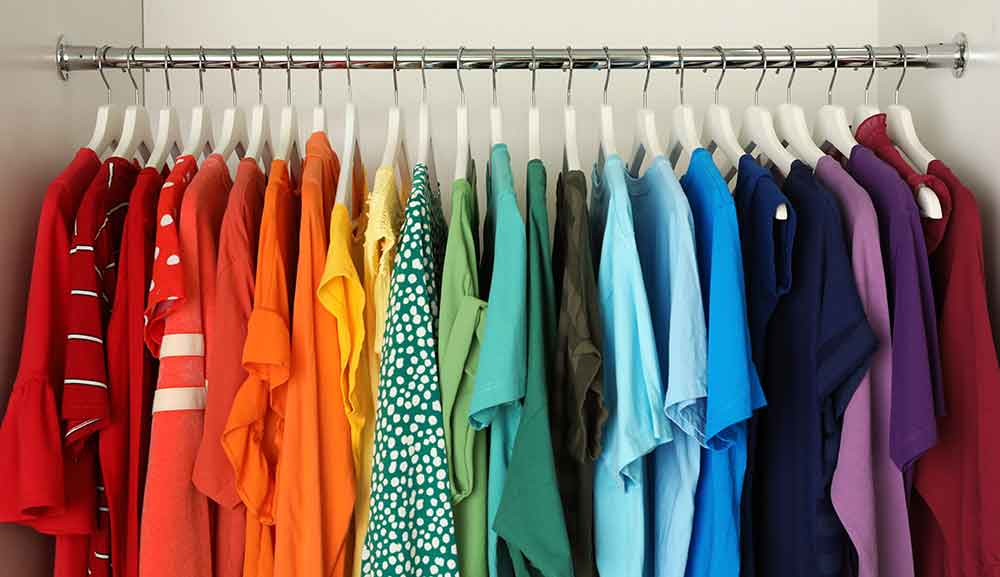
#> input picture Pregunta 2/ropa2.jpg, 1000 x 577 px
$ python textura.py
#> lines starting #> are read from the running program, lines starting #| are printed output that depends on the picture; after the words box and inside, x2 and y2 are one past the last pixel; in counts of white or black regions, pixels touching at a corner belong together
import cv2
import numpy as np
colorsB=colorsG=colorsR=colors=0

def rgb_to_hsv(r, g, b):
    r, g, b = r/255.0, g/255.0, b/255.0
    mx = max(r, g, b)
    mn = min(r, g, b)
    df = mx-mn
    if mx == mn:
        h = 0
    elif mx == r:
        h = (60 * ((g-b)/df) + 360) % 360
    elif mx == g:
        h = (60 * ((b-r)/df) + 120) % 360
    elif mx == b:
        h = (60 * ((r-g)/df) + 240) % 360
    if mx == 0:
        s = 0
    else:
        s = (df/mx)*100
    v = mx*100
    return h, s, v
def mouseRGB(event,x,y,flags,param):
    if event == cv2.EVENT_LBUTTONDOWN: #checks mouse left button down condition
        global colorsB,colorsG,colorsR,colors
        colorsB = cap[y,x,0]
        colorsG = cap[y,x,1]
        colorsR = cap[y,x,2]
        colors = cap[y,x]
        print("Red: ",colorsR)
        print("Green: ",colorsG)
        print("Blue: ",colorsB)
        print("BRG Format: ",colors)
        print("Coordinates of pixel: X: ",x,"Y: ",y)

while(1):
    cv2.namedWindow('mouseRGB')
    cv2.namedWindow('mouse')
    cv2.setMouseCallback('mouse',mouseRGB)
    cap = cv2.imread('ropa2.jpg')
#> cap is the input picture: shape (577, 1000, 3); mean B, G, R 103, 110.7, 135.6
    # redHSV = cv2.cvtColor(red, cv2.COLOR_BGR2HSV)
    # print(rgb_to_hsv(255, 255, 255))
    # print(rgb_to_hsv(0, 215, 0))
    lower = np.array(colors)
    h,s,v= rgb_to_hsv(colorsR, colorsG, colorsB)
    azulBajo = np.array([(h/2), 10,20],np.uint8)

    azulAlto = np.array([(h/2)+20, 255, 255], np.uint8)
    print("H-S-V",h,s,v)
    #azulAlto = np.array(rgb_to_hsv(colorsR, colorsG, colorsB), np.uint8)
    frameHSV = cv2.cvtColor(cap, cv2.COLOR_BGR2HSV)
#> frameHSV: shape (577, 1000, 3); mean H, S, V 62.3, 131.8, 156.6
    mask = cv2.inRange(frameHSV, azulBajo, azulAlto)
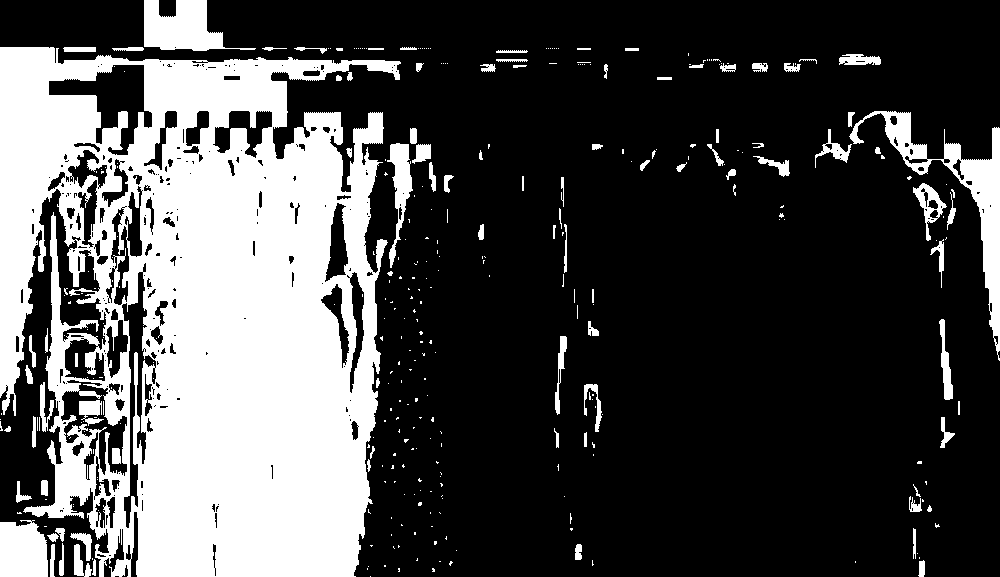
#> mask: shape (577, 1000); 29% white; 349 white regions (256 under 20 px)
    contorno,_ =cv2.findContours(mask,cv2.RETR_EXTERNAL,cv2.CHAIN_APPROX_SIMPLE)
#> contorno = 314 contours, 244 with area under 20; largest, box (x1, y1, x2, y2) and area: (0, 47, 401, 577) 165402, (849, 111, 1000, 361) 5688, (144, 0, 256, 51) 2966, (0, 520, 48, 577) 2330, (387, 143, 413, 268) 1186
    for c in contorno:
        area = cv2.contourArea(c)
        if area >400:
            # nuevo= cv2.convexHull(c)
            cv2.drawContours(cap, [c], 0, (0, 255, 0), 3)
#> this loop made 314 passes
#> area on passes 10, 12, 21: 75.5, 31, 77.5
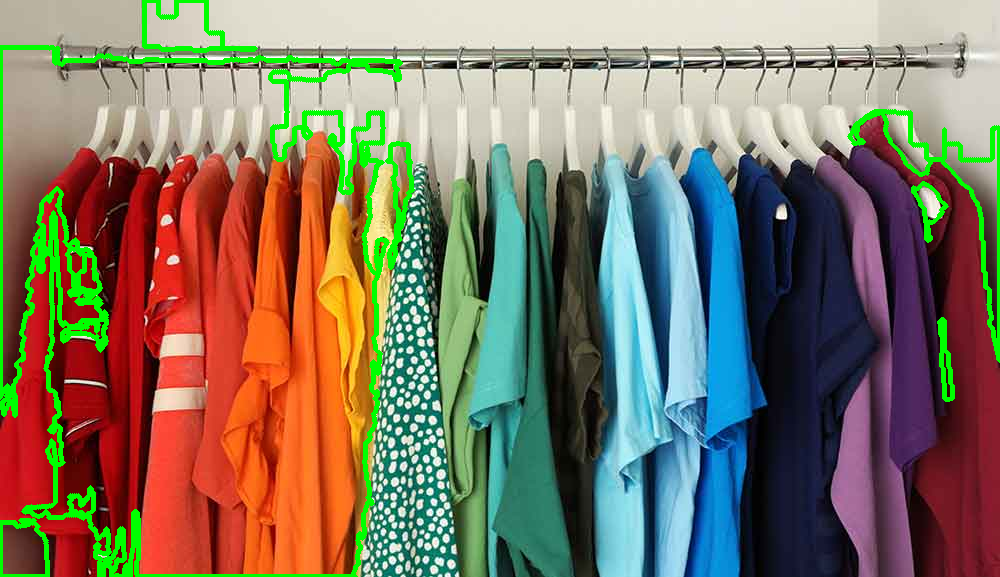
#> cap: shape (577, 1000, 3); 4.93% of pixels changed, all inside (x1, y1, x2, y2) = (0, 0, 1000, 577)
    cv2.imshow('mouseRGB', mask)
    cv2.imshow('mouse', cap)
    if cv2.waitKey(20) & 0xFF == 27:
#> (key Esc is pressed here)
        break
print("\nPulsa cualquier tecla para cerrar las ventanas\n")
cv2.waitKey(0)
cv2.destroyAllWindows()

$ run again, with Pregunta 2/mapa.jpg copied over Pregunta 2/ropa2.jpg
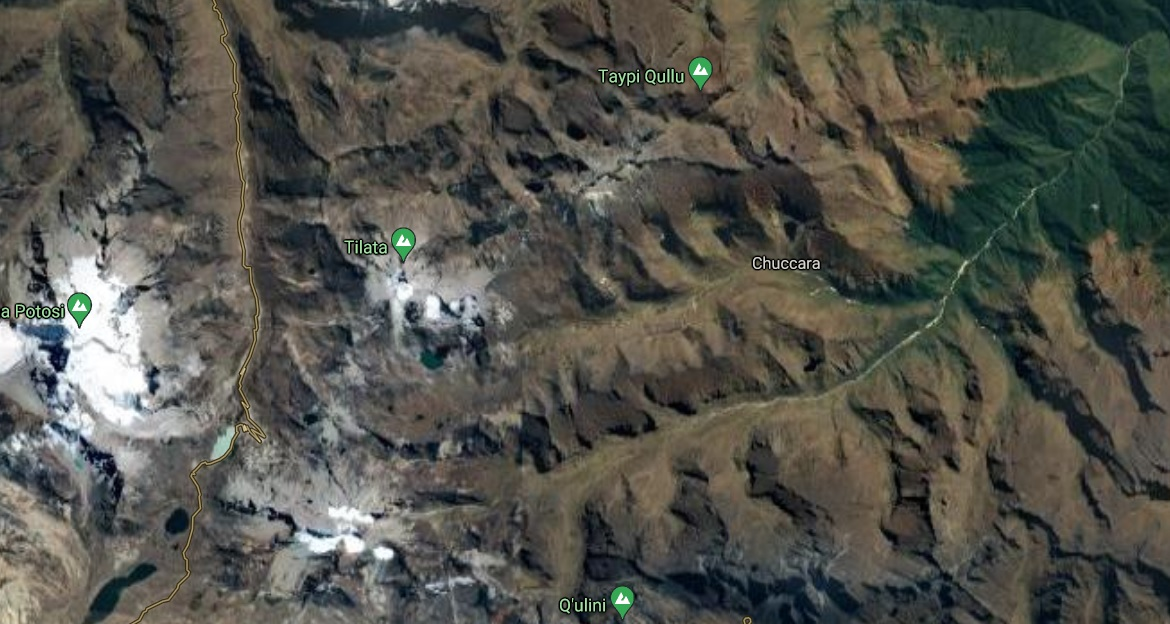
#> input picture Pregunta 2/mapa.jpg, 1170 x 624 px
#> cap is the input picture: shape (624, 1170, 3); mean B, G, R 75.5, 82.8, 82.5
#> frameHSV: shape (624, 1170, 3); mean H, S, V 48.9, 53.9, 87.7
#> `mask = cv2.inRange(frameHSV, azulBajo, azulAlto)`:
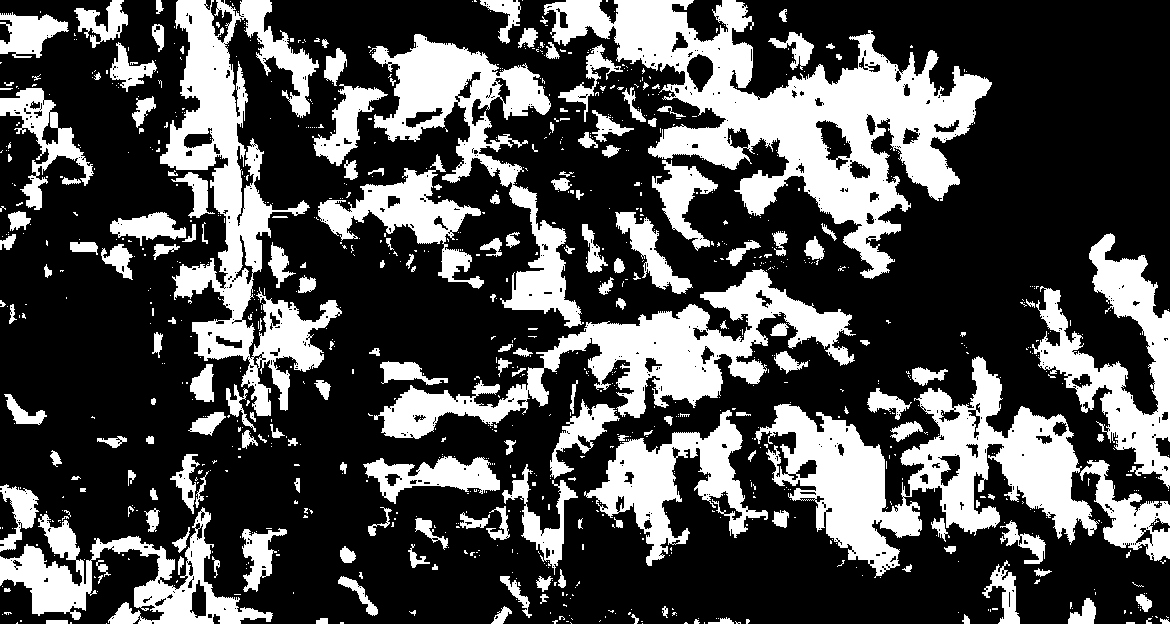
#> mask: shape (624, 1170); 30.6% white; 1010 white regions (819 under 20 px)
#> contorno = 999 contours, 853 with area under 20; largest, box (x1, y1, x2, y2) and area: (544, 0, 992, 279) 41495, (754, 356, 1099, 578) 27310, (160, 0, 342, 416) 24018, (374, 269, 856, 439) 20356, (369, 34, 584, 328) 15082
#> the loop `for c in contorno:` made 999 passes
#> area on passes 19, 25, 26: 26.5, 47.5, 62.5
#> after the loop `for c in contorno:`:
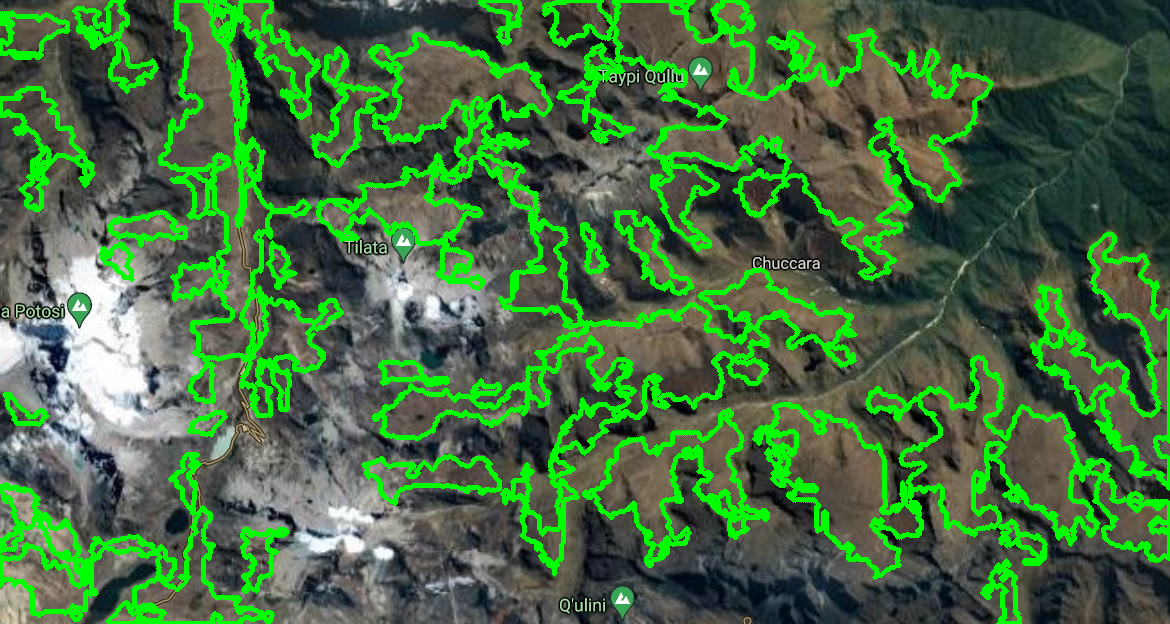
#> cap: shape (624, 1170, 3); 16.03% of pixels changed, all inside (x1, y1, x2, y2) = (0, 0, 1170, 624)

$ run again, with Pregunta 2/mapa2.jpg copied over Pregunta 2/ropa2.jpg
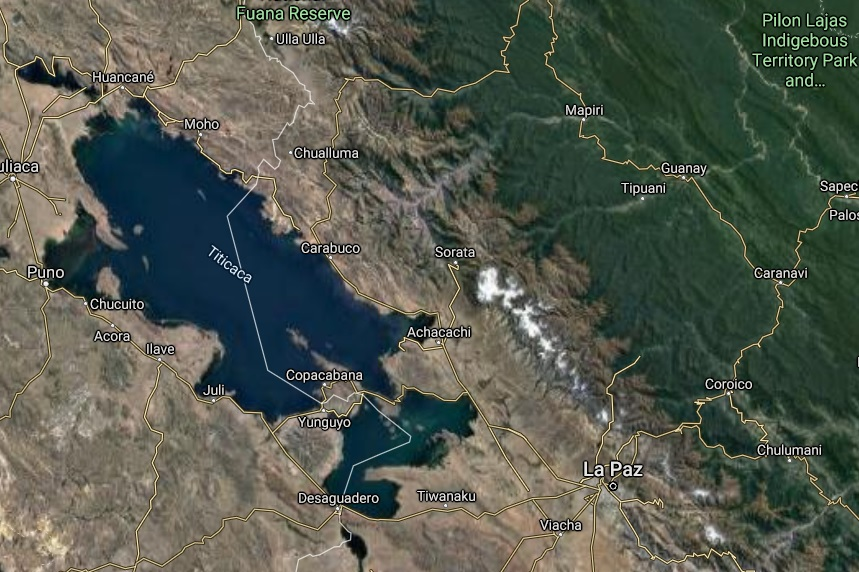
#> input picture Pregunta 2/mapa2.jpg, 859 x 572 px
#> cap is the input picture: shape (572, 859, 3); mean B, G, R 77.7, 88.5, 82.4
#> frameHSV: shape (572, 859, 3); mean H, S, V 47.8, 82, 95.1
#> `mask = cv2.inRange(frameHSV, azulBajo, azulAlto)`:
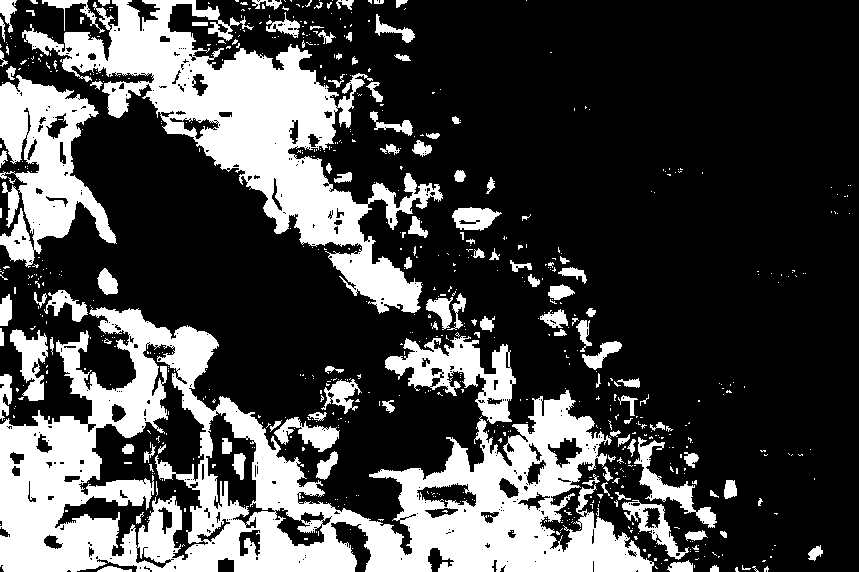
#> mask: shape (572, 859); 28.1% white; 726 white regions (609 under 20 px)
#> contorno = 657 contours, 569 with area under 20; largest, box (x1, y1, x2, y2) and area: (0, 307, 654, 572) 83742, (22, 0, 443, 314) 34996, (0, 75, 117, 268) 10886, (385, 336, 516, 424) 4690, (634, 437, 717, 528) 1441
#> the loop `for c in contorno:` made 657 passes
#> area on passes 5, 7, 11: 97, 36.5, 192.5
#> after the loop `for c in contorno:`:
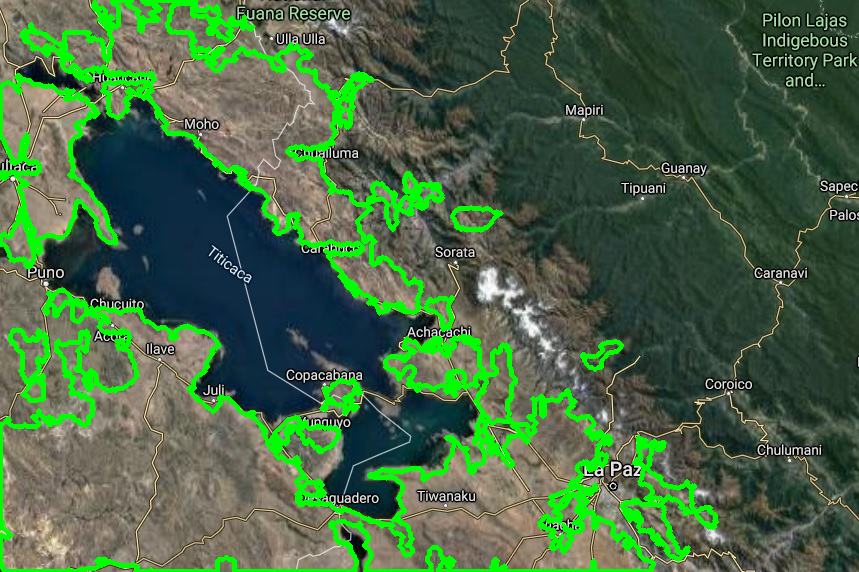
#> cap: shape (572, 859, 3); 9.76% of pixels changed, all inside (x1, y1, x2, y2) = (0, 0, 719, 572)

$ run again, with Pregunta 2/ropa.jpg copied over Pregunta 2/ropa2.jpg
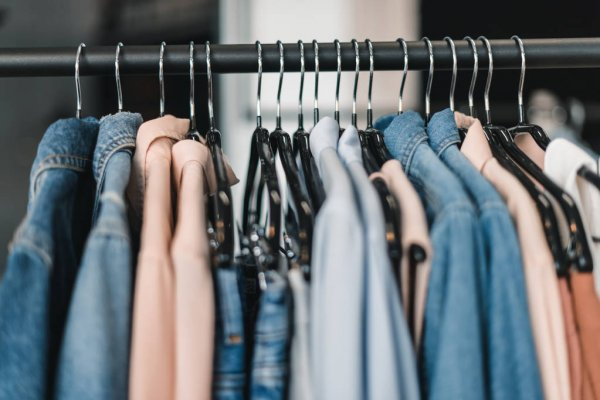
#> input picture Pregunta 2/ropa.jpg, 600 x 400 px
#> cap is the input picture: shape (400, 600, 3); mean B, G, R 117.9, 113.7, 107.6
#> frameHSV: shape (400, 600, 3); mean H, S, V 73.3, 56.6, 126.2
#> `mask = cv2.inRange(frameHSV, azulBajo, azulAlto)`:
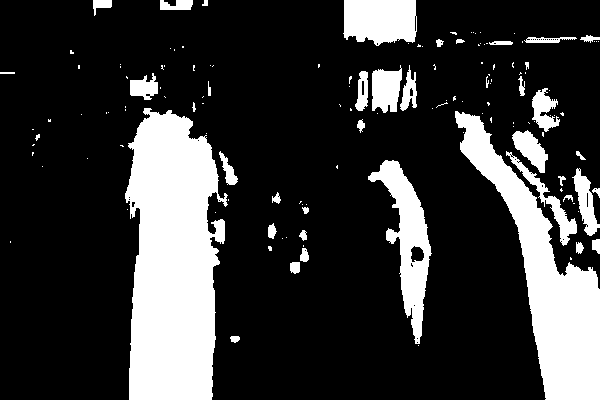
#> mask: shape (400, 600); 21.4% white; 139 white regions (97 under 20 px)
#> contorno = 139 contours, 106 with area under 20; largest, box (x1, y1, x2, y2) and area: (125, 108, 228, 400) 22288, (455, 111, 600, 400) 12884, (368, 160, 432, 344) 4146, (343, 0, 417, 46) 2835, (372, 65, 402, 113) 1012
#> the loop `for c in contorno:` made 139 passes
#> area on passes 2, 3, 5, 8, 10, 13, 14, 18: 41.5, 87.5, 77, 54, 76, 44.5, 78.5, 24.5
#> after the loop `for c in contorno:`:
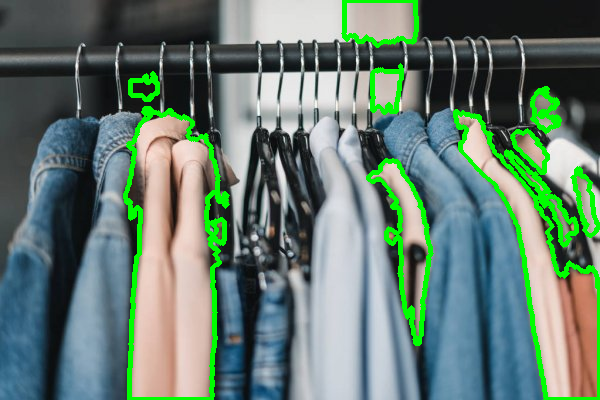
#> cap: shape (400, 600, 3); 6.36% of pixels changed, all inside (x1, y1, x2, y2) = (123, 0, 600, 400)
